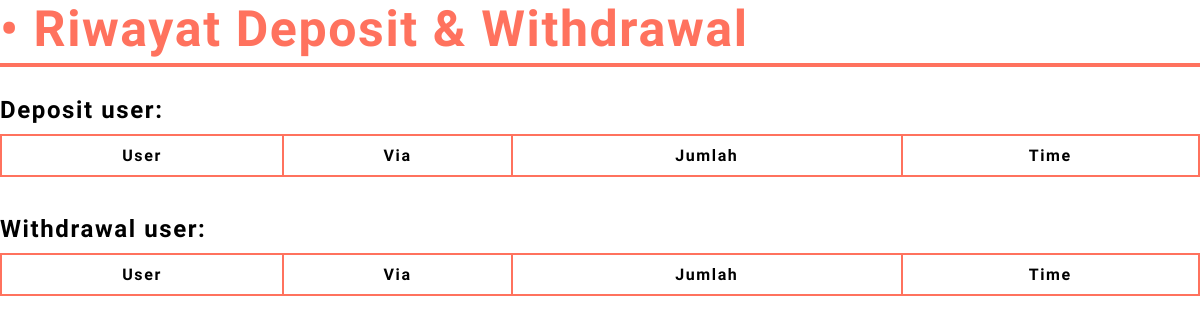
Page /page/deposit-admin.php on the earlier database version.
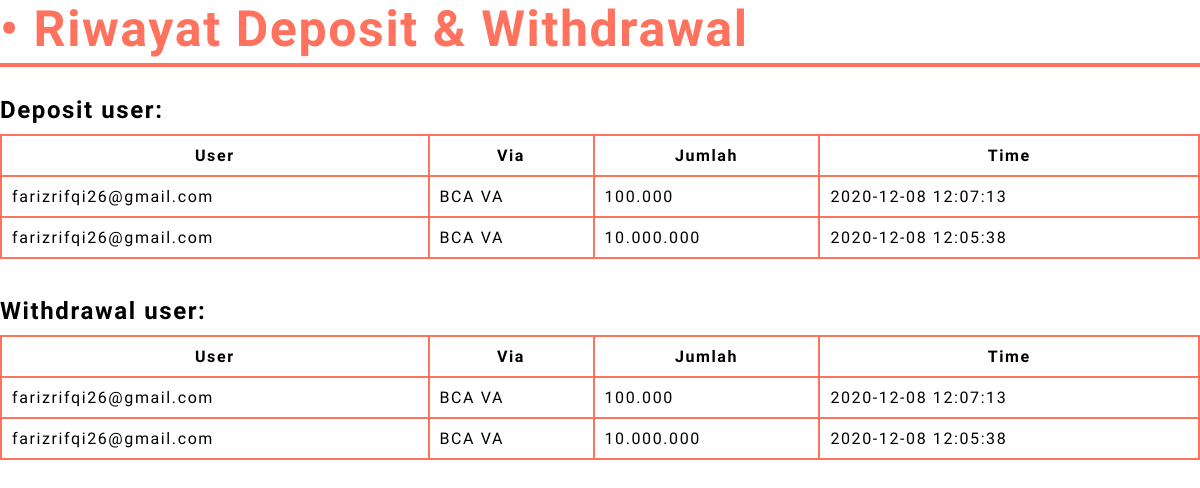
Same page on the later database version.
### tables this page shows
CREATE TABLE `transaksi` (
  `id` int(6) NOT NULL,
  `id_user` int(6) NOT NULL,
  `tipe` varchar(30) NOT NULL,
  `deskripsi` varchar(30) NOT NULL,
  `jumlah` int(11) NOT NULL,
  `time` timestamp NOT NULL DEFAULT CURRENT_TIMESTAMP ON UPDATE CURRENT_TIMESTAMP
);

CREATE TABLE `user` (
  `id` int(6) NOT NULL,
  `email` varchar(30) NOT NULL,
  `password` varchar(255) NOT NULL,
  `nama_depan` varchar(30) NOT NULL,
  `nama_belakang` varchar(30) NOT NULL,
  `no_hp` varchar(15) NOT NULL,
  `tanggal_lahir` date NOT NULL,
  `alamat` varchar(30) NOT NULL,
  `register_date` date NOT NULL,
  `last_login` datetime NOT NULL DEFAULT CURRENT_TIMESTAMP
);

### page/deposit-admin.php (the view, shortened to what this page needs)
<?php
include '../lib/koneksi.php';
?>
<link href="../css/page.css" rel="stylesheet"/>
<h1 class="page-title">• Riwayat Deposit & Withdrawal</h1>
<h2>Deposit user:</h2>
<table>
	<tr>
		<th>User</th>
		<th>Via</th>
		<th>Jumlah</th>
		<th>Time</th>
	<?php
		$q = $con->query("SELECT * FROM transaksi where tipe='Deposit' ORDER BY time DESC");
		while ($r = $q->fetch_assoc()){
			$e = explode(' ', $r['deskripsi']);
			echo "<tr>";
			echo "<td>".$con->query("SELECT email from user where id='".$r['id_user']."'")->fetch_assoc()['email']."</td>";
			echo "<td>".$e[1]." ".$e[2]."</td>";
			echo "<td>".number_format($r['jumlah'], 0, '.', '.')."</td>";
			echo "<td>".$r['time']."</td>";
			echo "</tr>";
		}
	?>
</table>
<h2>Withdrawal user:</h2>
<table>
	<tr>
		<th>User</th>
		<th>Via</th>
		<th>Jumlah</th>
		<th>Time</th>
	<?php
		$q = $con->query("SELECT * FROM transaksi where tipe='Deposit' ORDER BY time DESC");
		while ($r = $q->fetch_assoc()){
			$e = explode(' ', $r['deskripsi']);
			echo "<tr>";
			echo "<td>".$con->query("SELECT email from user where id='".$r['id_user']."'")->fetch_assoc()['email']."</td>";
			echo "<td>".$e[1]." ".$e[2]."</td>";
			echo "<td>".number_format($r['jumlah'], 0, '.', '.')."</td>";
			echo "<td>".$r['time']."</td>";
			echo "</tr>";
		}
	?>
</table>

### css/page.css (style rules this page uses)
.page-title { font-size:50px; padding-bottom:5px; color:#ff725e; border-bottom:4px solid #ff725e; width:0 auto; }
* { box-sizing: border-box; }
table { width:100%; }
table, th, td { border: 2px solid #ff725e; border-collapse: collapse; padding: 10px; }
h1,h2,h3 { padding: 0; margin: 0; }
h1,h2,h3 { margin-bottom: 10px; }

Differences in the rows shown:
added transaksi: id_user.email "farizrifqi26@gmail.com", deskripsi "BCA", deskripsi "VA", jumlah "100.000", time "2020-12-08 12:07:13"
added transaksi: id_user.email "farizrifqi26@gmail.com", deskripsi "BCA", deskripsi "VA", jumlah "10.000.000", time "2020-12-08 12:05:38"
